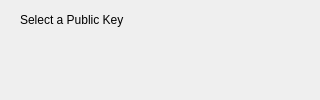
<?xml version="1.0" encoding="UTF-8"?>
<ui version="4.0">
 <class>SelectKey</class>
 <widget class="QWidget" name="SelectKey">
  <property name="geometry">
   <rect>
    <x>0</x>
    <y>0</y>
    <width>320</width>
    <height>100</height>
   </rect>
  </property>
  <property name="windowTitle">
   <string>Form</string>
  </property>
  <widget class="QLabel" name="label">
   <property name="geometry">
    <rect>
     <x>20</x>
     <y>10</y>
     <width>301</width>
     <height>20</height>
    </rect>
   </property>
   <property name="text">
    <string>Select a Public Key</string>
   </property>
  </widget>
 </widget>
 <resources/>
 <connections/>
</ui>
